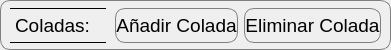
              <widget class="QFrame" name="frame_5">
               <property name="minimumSize">
                <size>
                 <width>98</width>
                 <height>50</height>
                </size>
               </property>
               <property name="maximumSize">
                <size>
                 <width>16777215</width>
                 <height>50</height>
                </size>
               </property>
               <property name="styleSheet">
                <string notr="true"> border: 1px solid gray;
    border-radius: 10px;

    min-width: 6em;


     background: qlineargradient(x1: 0, y1: 0, x2: 0, y2: 1,
                                 stop: 0 #E1E1E1, stop: 0.4 #DDDDDD,
                                 stop: 0.5 #D8D8D8, stop: 1.0 #D3D3D3);</string>
               </property>
               <property name="frameShape">
                <enum>QFrame::StyledPanel</enum>
               </property>
               <property name="frameShadow">
                <enum>QFrame::Raised</enum>
               </property>
               <layout class="QVBoxLayout" name="verticalLayout_9">
                <property name="leftMargin">
                 <number>0</number>
                </property>
                <property name="topMargin">
                 <number>0</number>
                </property>
                <property name="rightMargin">
                 <number>0</number>
                </property>
                <property name="bottomMargin">
                 <number>0</number>
                </property>
                <item>
                 <widget class="QFrame" name="frame_16">
                  <property name="minimumSize">
                   <size>
                    <width>96</width>
                    <height>50</height>
                   </size>
                  </property>
                  <property name="maximumSize">
                   <size>
                    <width>16777215</width>
                    <height>50</height>
                   </size>
                  </property>
                  <property name="styleSheet">
                   <string notr="true"> border: 0px solid gray;
    border-radius: 10px;


     background: qlineargradient(x1: 0, y1: 0, x2: 0, y2: 1,
                                 stop: 0 #E1E1E1, stop: 0.4 #DDDDDD,
                                 stop: 0.5 #D8D8D8, stop: 1.0 #D3D3D3);
background-color:rgba(255, 255, 255, 0);</string>
                  </property>
                  <property name="frameShape">
                   <enum>QFrame::StyledPanel</enum>
                  </property>
                  <property name="frameShadow">
                   <enum>QFrame::Raised</enum>
                  </property>
                  <layout class="QHBoxLayout" name="horizontalLayout_7">
                   <property name="spacing">
                    <number>9</number>
                   </property>
                   <property name="leftMargin">
                    <number>9</number>
                   </property>
                   <property name="topMargin">
                    <number>0</number>
                   </property>
                   <property name="rightMargin">
                    <number>9</number>
                   </property>
                   <property name="bottomMargin">
                    <number>0</number>
                   </property>
                   <item>
                    <widget class="QFrame" name="frame_22">
                     <property name="styleSheet">
                      <string notr="true">QFrame{
border:0px;
background-color:rgba(255, 255, 255, 0);
}</string>
                     </property>
                     <property name="frameShape">
                      <enum>QFrame::StyledPanel</enum>
                     </property>
                     <property name="frameShadow">
                      <enum>QFrame::Raised</enum>
                     </property>
                     <layout class="QHBoxLayout" name="horizontalLayout_8">
                      <property name="sizeConstraint">
                       <enum>QLayout::SetDefaultConstraint</enum>
                      </property>
                      <property name="leftMargin">
                       <number>0</number>
                      </property>
                      <property name="topMargin">
                       <number>0</number>
                      </property>
                      <property name="rightMargin">
                       <number>0</number>
                      </property>
                      <property name="bottomMargin">
                       <number>0</number>
                      </property>
                      <item>
                       <widget class="QLabel" name="labelColadas">
                        <property name="sizePolicy">
                         <sizepolicy hsizetype="Minimum" vsizetype="Minimum">
                          <horstretch>0</horstretch>
                          <verstretch>0</verstretch>
                         </sizepolicy>
                        </property>
                        <property name="minimumSize">
                         <size>
                          <width>96</width>
                          <height>0</height>
                         </size>
                        </property>
                        <property name="maximumSize">
                         <size>
                          <width>16777215</width>
                          <height>35</height>
                         </size>
                        </property>
                        <property name="font">
                         <font>
                          <family>Arial</family>
                          <pointsize>14</pointsize>
                         </font>
                        </property>
                        <property name="styleSheet">
                         <string notr="true">QLabel{
border-radius:0px;
border:0px;
border-color: rgb(163, 163, 163);
border-top:1px solid;
border-bottom:1px solid;
}</string>
                        </property>
                        <property name="text">
                         <string>Coladas:</string>
                        </property>
                       </widget>
                      </item>
                     </layout>
                    </widget>
                   </item>
                   <item>
                    <widget class="QFrame" name="frame_33">
                     <property name="frameShape">
                      <enum>QFrame::StyledPanel</enum>
                     </property>
                     <property name="frameShadow">
                      <enum>QFrame::Raised</enum>
                     </property>
                     <layout class="QHBoxLayout" name="horizontalLayout_18">
                      <property name="leftMargin">
                       <number>0</number>
                      </property>
                      <property name="topMargin">
                       <number>0</number>
                      </property>
                      <property name="rightMargin">
                       <number>0</number>
                      </property>
                      <property name="bottomMargin">
                       <number>0</number>
                      </property>
                      <item>
                       <widget class="QPushButton" name="pbAddColada">
                        <property name="sizePolicy">
                         <sizepolicy hsizetype="Preferred" vsizetype="Fixed">
                          <horstretch>0</horstretch>
                          <verstretch>0</verstretch>
                         </sizepolicy>
                        </property>
                        <property name="minimumSize">
                         <size>
                          <width>98</width>
                          <height>35</height>
                         </size>
                        </property>
                        <property name="maximumSize">
                         <size>
                          <width>16777215</width>
                          <height>35</height>
                         </size>
                        </property>
                        <property name="font">
                         <font>
                          <family>Arial</family>
                          <pointsize>14</pointsize>
                          <bold>false</bold>
                         </font>
                        </property>
                        <property name="styleSheet">
                         <string notr="true">QPushButton{
	border:1px solid gray;
	border-radius:10px;
	color: rgb(0, 0, 0);
}
QPushButton:hover{
	background-color: rgba(255, 140, 34, 240);
}
QPushButton:pressed{
	background-color: rgba(235, 115, 9, 255);
}</string>
                        </property>
                        <property name="text">
                         <string>Añadir Colada</string>
                        </property>
                       </widget>
                      </item>
                      <item>
                       <widget class="QPushButton" name="pbDeleteColada">
                        <property name="sizePolicy">
                         <sizepolicy hsizetype="Preferred" vsizetype="Fixed">
                          <horstretch>0</horstretch>
                          <verstretch>0</verstretch>
                         </sizepolicy>
                        </property>
                        <property name="minimumSize">
                         <size>
                          <width>98</width>
                          <height>35</height>
                         </size>
                        </property>
                        <property name="maximumSize">
                         <size>
                          <width>16777215</width>
                          <height>35</height>
                         </size>
                        </property>
                        <property name="font">
                         <font>
                          <family>Arial</family>
                          <pointsize>14</pointsize>
                          <bold>false</bold>
                         </font>
                        </property>
                        <property name="styleSheet">
                         <string notr="true">QPushButton{
	border:1px solid gray;
	border-radius:10px;
	color: rgb(0, 0, 0);
}
QPushButton:hover{
	background-color: rgba(255, 140, 34, 240);
}
QPushButton:pressed{
	background-color: rgba(235, 115, 9, 255);
}</string>
                        </property>
                        <property name="text">
                         <string>Eliminar Colada</string>
                        </property>
                       </widget>
                      </item>
                     </layout>
                    </widget>
                   </item>
                  </layout>
                 </widget>
                </item>
               </layout>
              </widget>
